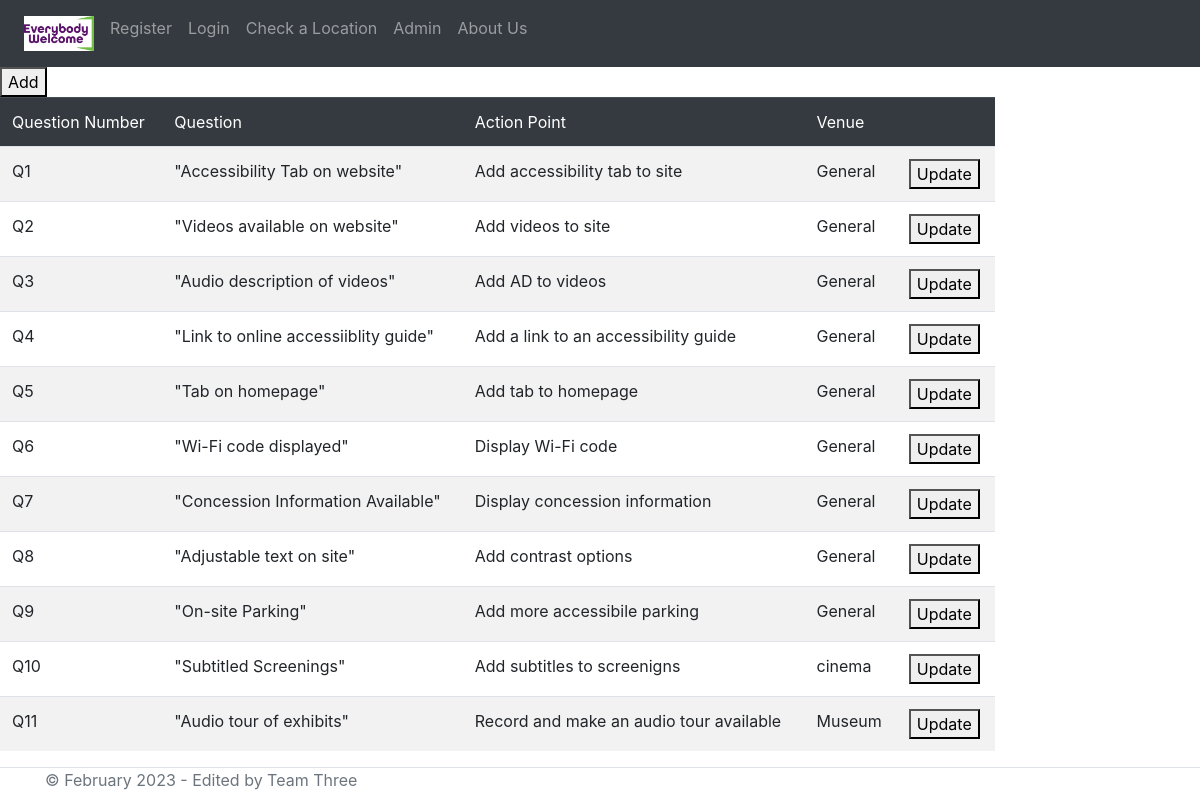
The app's page /QuestionUpdater.php, older data.
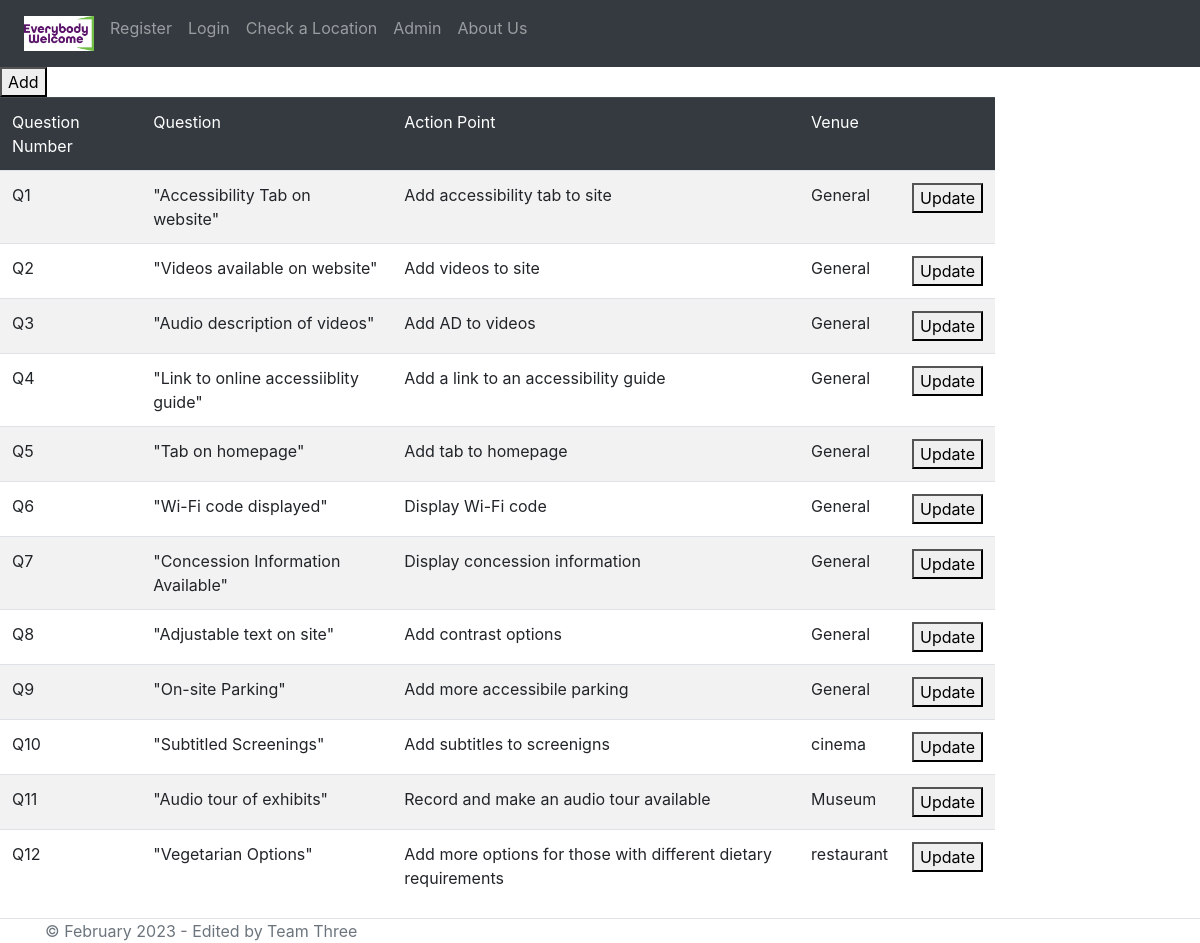
The same page, newer data.
### tables this page shows
CREATE TABLE "Checklist" (
	"QuestionNo"	VARCHAR(10),
	"Question"	TEXT,
	"ActionPoint"	TEXT,
	"Venue"	TEXT,
	"Type"	TEXT,
	PRIMARY KEY("QuestionNo")
);

### QuestionUpdater.php (the view, shortened to what this page needs)
<?php include("NavigationBar.php");
function getQs()
{
  $db = new SQLite3('ActionPoints.db');
  $stmt = $db->prepare('SELECT * FROM Checklist');
  $result = $stmt->execute();
  $arrayResult = [];
  while ($row = $result->fetchArray()){
      $arrayResult [] = $row;
  }
  return $arrayResult;
}
?>
<head>
<form action="AddQ.php">
<button type="submit" name="Add">Add</button>
</form>
<body class="bgColor">
<div class="row">
            <div class="col-10">
                <table class="table table-striped">
                    <thead class="table-dark">
                        <td>Question Number</td>
                        <td>Question</td>
                        <td>Action Point</td>
                        <td>Venue</td>
                        <td></td>
                    </thead>
                    <?php
                    $user = (getQs());
                        for ($i=0; $i<count($user); $i++):
                    ?>
                    <tr>
                        <td><?php echo $user[$i]['QuestionNo']?></td>
                        <td><?php echo '"' . $user[$i]['Question'] . '"'?></td>
                        <td><?php echo $user[$i]['ActionPoint']?></td>
                        <td><?php echo $user[$i]['Venue']?></td>
                        <td>
                            <form action="update.php?questionNo=<?php echo $user[$i]['QuestionNo']?>" method=get>
                            <button type="submit" name="update">Update</button>
                        </form>
                        </td>
                    </tr>
                    <?php endfor;?>
                </table>
            </div>
        </div>
</body>
<?php
    include("footer.php");
?>

### NavigationBar.php (shortened to what this page needs)
<!doctype html>
<html lang="en">
  <head>
    <link rel="stylesheet" href="https://stackpath.bootstrapcdn.com/bootstrap/4.3.1/css/bootstrap.min.css">
  </head>
<body class="bgColor">
    <header>
    <nav class="navbar navbar-expand navbar-dark bg-dark">
      <div class="collapse navbar-collapse" id="navbarsExample02">
        <ul class="navbar-nav mr-auto">
          <li class="nav-item">
            <a class="nav-link" href="Homepage.php"><img src="logo2.jpg" width = 70 height = 35></a>
          </li>
          <li class="nav-item">
            <a class="nav-link" href="Details.php">Register</a>
          </li>
          <li class="nav-item">
            <a class="nav-link" href="Login.php">Login</a>
          </li>
          <li class="nav-item">
            <a class="nav-link" href="CheckVenue.php">Check a Location</a>
          </li>
          <li class="nav-item">
            <a class="nav-link" href="AdminLogin.php">Admin</a>
          </li>
          <li class="nav-item">
            <a class="nav-link" href="AboutUs.php">About Us</a>
          </li>
        </ul>
      </div>
    </nav>
    </header>

### Footer.php (shortened to what this page needs)
    <footer  class="border-top footer text-muted">
            <div class="container">
                &copy; February 2023 - Edited by Team Three
            </div>
    </footer>
</body>
</html>

Row changes from the older to the newer data that the page shows:
added checklist: QuestionNo "Q12", Question "Vegetarian Options", ActionPoint "Add more options for those with different dietary requirements", Venue "restaurant"
